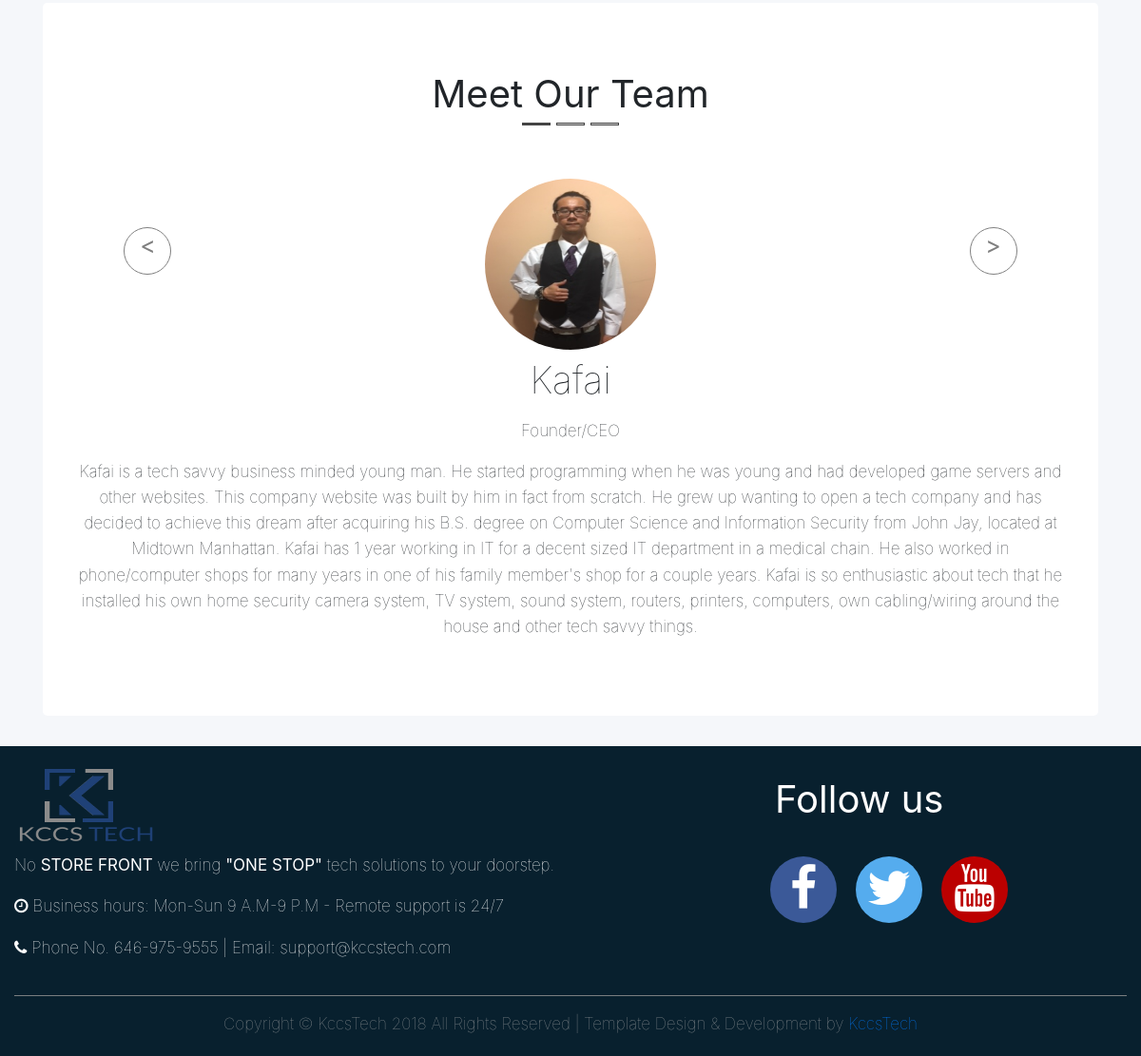
Before: /about_us/about_us/ (lower part) with the older database file.
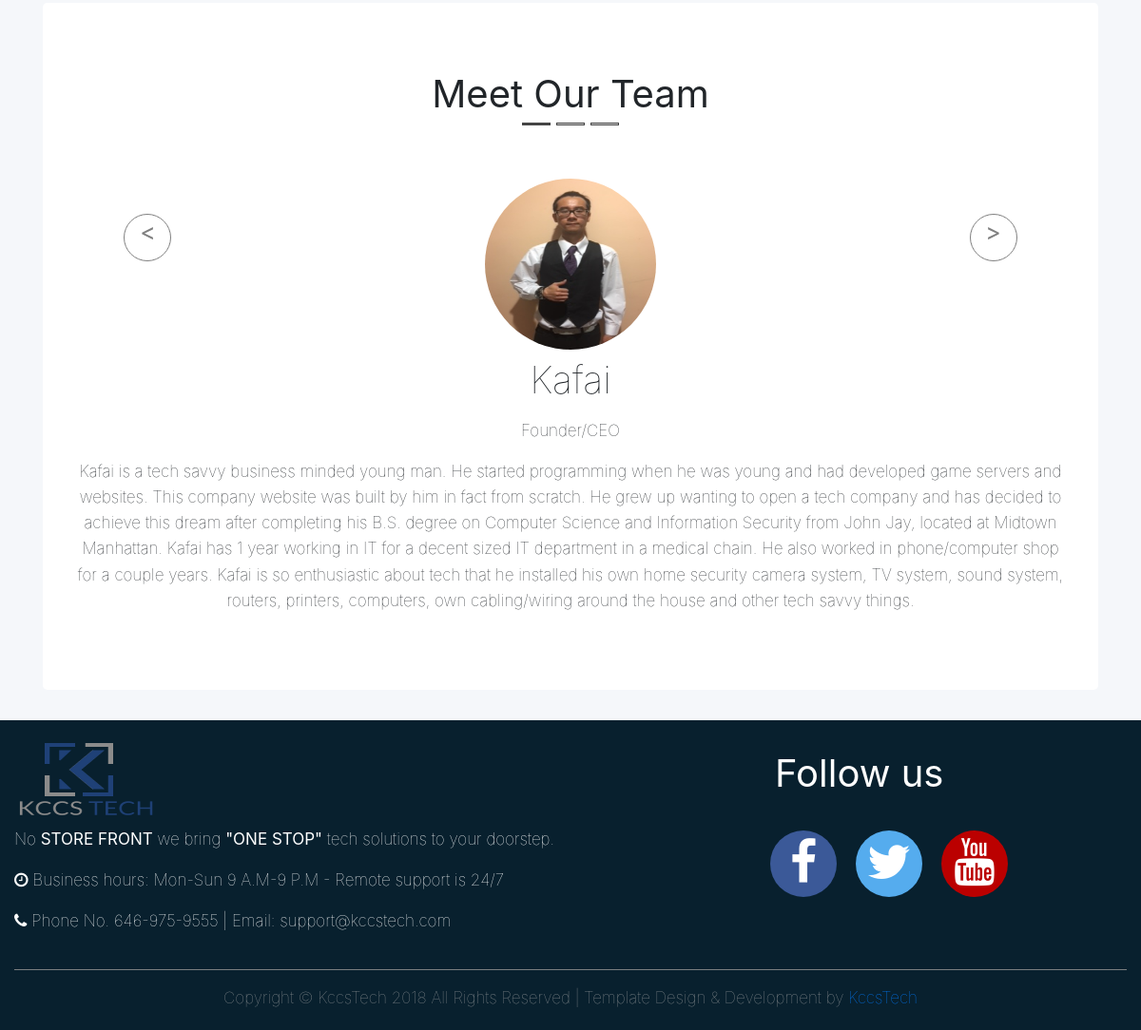
After: the same page with the newer database file.
### about_us/models.py (models this page shows)
class About(models.Model):
    position = models.CharField(max_length=256)
    name = models.CharField(max_length=256)
    description = models.TextField(max_length=2048)
    def __str__(self):
        return self.name

### about_us/views.py (the view)
# urls.py: url(r'^about_us/',include('about_us.urls',namespace='about_us')),
def about_us(request):
    name_list = About.objects.order_by('name')
    name_dict = {'name': name_list}
    return render(request,  'about_us/about_us.html',  context=name_dict)

### about_us/templates/about_us/about_us.html (shortened to what this page needs)
{% extends "base.html" %}
{% load staticfiles %}
{% block css %}
{{ block.super }}
  <link rel="stylesheet" href="{% static 'my_company/css/about_us.css' %}">
{% endblock %}
{% block content %}
  <div class="container">
    <div class="jumbotron">
      <h1 class="text-center"><b>Meet Our Team</b></h1>
      <div id="video-carousel-example" class="carousel slide carousel-fade" data-ride="carousel" data-interval="false">
        <ol class="carousel-indicators">
          <li data-target="#video-carousel-example" data-slide-to="0" class="active"></li>
          <li data-target="#video-carousel-example" data-slide-to="1"></li>
          <li data-target="#video-carousel-example" data-slide-to="2"></li>
        </ol>
        <div class="carousel-inner" role="listbox">
          <div class="carousel-item active">
            <img id="cal-img" class="rounded-circle" src="{% static 'my_company/images/cal1.png' %}" alt="Kafai Founder Image">
            <h1 class="text-center">{{ name.0 }}</h1>
            <p class="text-center">{{ name.0.position}}</p>
            <p class="text-center" >{{ name.0.description}}</p>
          </div>
        </div>
        <a class="carousel-control-prev" href="#video-carousel-example" role="button" data-slide="prev">
        <span class="carousel-control-prev-icon" aria-hidden="true"></span>
        </a>
        <a class="carousel-control-next" href="#video-carousel-example" role="button" data-slide="next">
        <span class="carousel-control-next-icon" aria-hidden="true"></span>
        </a>
      </div>
    </div>
  </div>
{% endblock %}

Changed rows visible on the page:
changed About "Kafai": description "…developed game servers and other websites. This company website was built by him in fact from scratch. He grew up wanting to open a tech company and has decided to achieve this dream after acquiring his B.S. degree on Computer Science and Information Security from John Jay, located at Midtown Manhattan. Kafai has 1 year working in IT for a decent sized IT department in a medical chain. He also worked in phone/computer shops for many years in one of his family member's shop for a couple…" → "…developed game servers and websites. This company website was built by him in fact from scratch. He grew up wanting to open a tech company and has decided to achieve this dream after completing his B.S. degree on Computer Science and Information Security from John Jay, located at Midtown Manhattan. Kafai has 1 year working in IT for a decent sized IT department in a medical chain. He also worked in phone/computer shop for a couple…"
